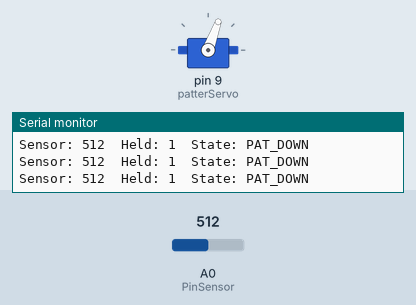
Simulated run of this sketch. Board: Arduino Uno, built with avr-gcc and run on an emulated ATmega328P. Shown: servo, the last lines printed to the serial monitor. Inputs (shaded band) come from the test bench; at power-on: A0 (PinSensor) = 512.

Above: at 0.13 s.
At 1.2 s:
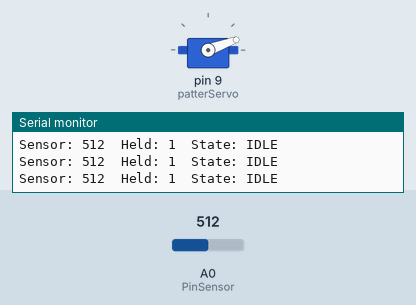
1.3 s: A0 (PinSensor) set to 105
4.3 s: A0 (PinSensor) set to 92
Timing chart, 0 to 7.3 s (numbered marks = the images above; inputs shaded):
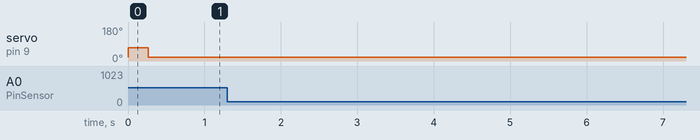

The sketch:

Patting_Blanket.ino
```cpp
/* Code created by Roseanne Eckheart for Dr Paulina Yurman's project: Maternal Machines: Design Speculations about Fantasies of Care.
https://www.arts.ac.uk/colleges/central-saint-martins/research-at-csm/maternal-machines
Designed for a blanket which pats the wearer on the back as they pat a baby doll. The user wears the blanket over there shoulder and cradles a baby doll in there arms.
One human pat = one pat of servo motor.
This code is designed to work with one servo, and a hand made pressure sensor made from layers of conductive fabric and piezoresistive material based on kobakant's designs:
https://www.kobakant.at/DIY/?cat=26
*/

#include <Servo.h>  // include servo libary
#include "SoftwareSerial.h"

const byte PinSensor = A0;
Servo patterServo;
unsigned servoDownPos = 70;  // number to write to servo for it to be down.
unsigned servoUpPos = 20;    // number to write to servo for it to be up.

int PatThresh = 90;  // when sensor is triggered
int PatHyst = 20;    // a sort of debouce
bool held = false;   // boolean based on weather a person if continuing to hold the sensor

// ---------------
// Servo movement states
// ---------------

enum State {
  IDLE,
  PAT_DOWN,
  PAT_UP
};

State state = IDLE;
unsigned long lastChange = 0;

const unsigned long interval = 200;


void setup() {

  Serial.begin(9600);
  patterServo.attach(9);          // pin the servo is attached to.
  patterServo.write(servoUpPos);  // make sure servo starts in the starting up position.
}

void loop() {

  unsigned long now = millis();
  int sensorVal = analogRead(PinSensor);
  unsigned long now2 = millis();

  // ----------------
  // INPUT HANDLING
  // ----------

  bool triggerPat = false;  //Always set false in the loop so if it's set true at the next bit of logic it's only true for 1 frame.

  // Detect NEW trigger only if not already held (this stops patting from continuing if someone is just holding the blanket or doll)
  if (!held && sensorVal > (PatThresh + PatHyst)) {
    held = true;
    triggerPat = true;
    Serial.println("TRIGGER!");
  }

  // Detect release
  if (held && sensorVal < (PatThresh - PatHyst)) {
    held = false;
    Serial.println("RELEASE HELD");
  }

  // ----------------------------------------
  // SERVO STATE MACHINE
  // ----------------------------------------

  switch (state) {
    case IDLE:
      patterServo.write(servoUpPos);

      if (triggerPat) {  // Move to PAT_DOWN state if pat is sensed (but not if someone is just holding sensor.)
        state = PAT_DOWN;
        lastChange = now;
      }
      break;

    case PAT_DOWN:
      patterServo.write(servoDownPos);  // in PAT_DOWN state, move servo down to pat

      if (now - lastChange >= interval) {  // wait for servo to get there and move to state PAT_UP
        state = PAT_UP;
        lastChange = now;
      }

      break;
    case PAT_UP:
      patterServo.write(servoUpPos);  // Move servo back to starting position (It resets the servo)


      if (now - lastChange >= interval) {  // wait for servo to get there
        state = IDLE;
        lastChange = now;
      }
      break;
  }

  // Debug output
  Serial.print("Sensor: ");
  Serial.print(sensorVal);

  Serial.print("  Held: ");
  Serial.print(held);

  Serial.print("  State: ");

  switch (state) {
    case IDLE:
      Serial.println("IDLE");
      break;

    case PAT_DOWN:
      Serial.println("PAT_DOWN");
      break;

    case PAT_UP:
      Serial.println("PAT_UP");
      break;
  }
}
```
